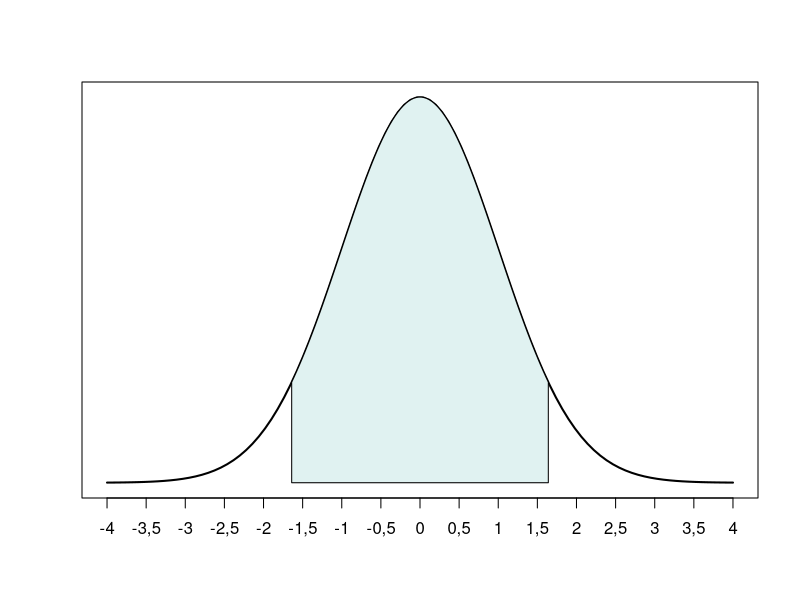
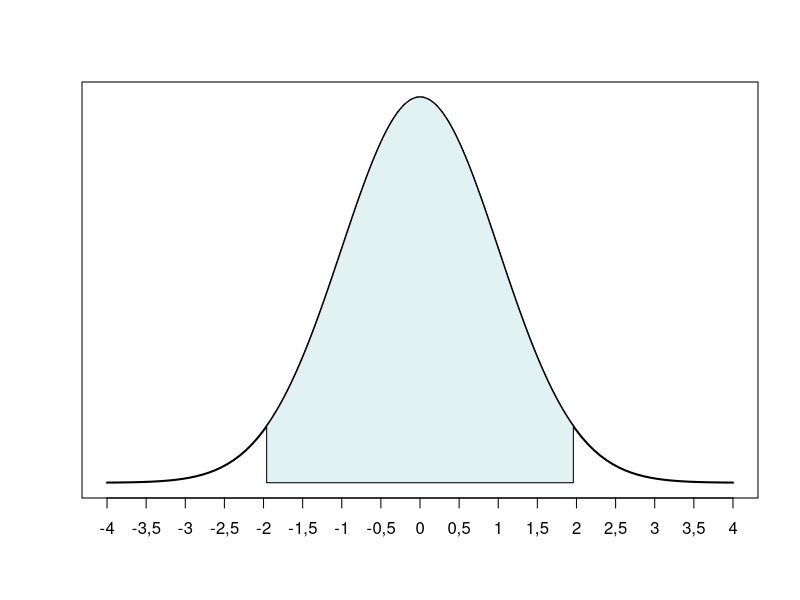
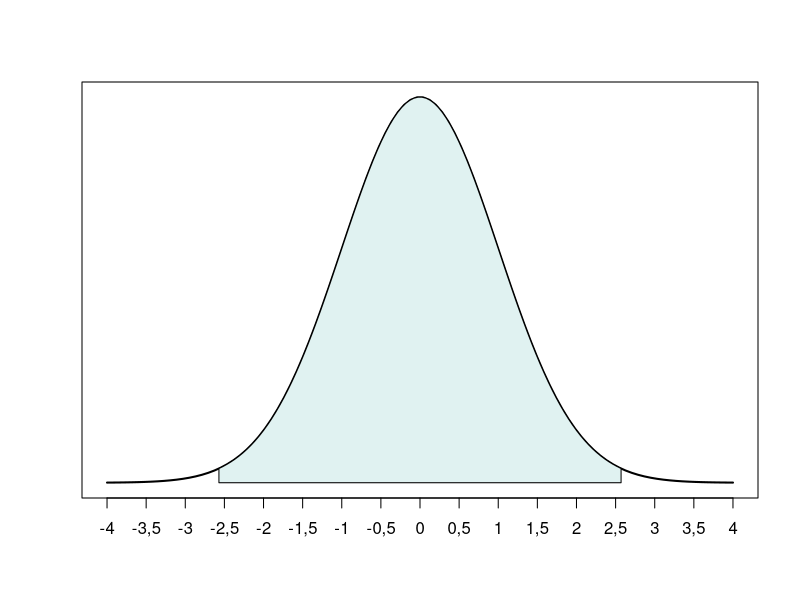

Recreate these plots in R, in order.
## ---- chunk 1
a <- pnorm(1.64)
a

b <- pnorm(1.64) - pnorm(1.64)
b

c <- pnorm(1.64)
c

d <- pnorm(-1.64)
d

e <- pnorm(1.64) - pnorm(-1.64)
e

f <- 1 - pnorm(1.64)
f

g <- qnorm(0.05)
g

h <- qnorm(1 - 0.05)
h 
## ---- chunk 2
a <- 1 - pnorm(108, mean = 100, sd = 25)
a

b <- pnorm(100, mean = 100, sd = 25) - pnorm(100, mean = 100, sd = 25)
b

c <- pnorm(107, mean = 100, sd = 25) - pnorm(89, mean = 100, sd = 25)
c

d <- pnorm(116, mean = 100, sd = 25) - pnorm(112, mean = 100, sd = 25)
d

e <- pnorm(116, mean = 100, sd = 25) - pnorm(112, mean = 100, sd = 25)
e

f <- pnorm(100, mean = 100, sd = 25) + pnorm(106, mean = 100, sd = 25, lower.tail = TRUE)
f

g <- qnorm(0.05, mean = 100, sd = 25)
g

h <- qnorm(1 - 0.05, mean = 100, sd = 25)
h

i <- qnorm(1 - 0.975, mean = 100, sd = 25)
i
## ---- chunk 3

x1 <- seq(-4, 4, length=100)

y1 <- dnorm(x1)

plot(x1,y1, type = "l", lwd = 2, axes = FALSE, xlab = "", ylab = "", )

x2 <- seq(-1.64, 1.64, length=100)

y2 <- dnorm(x2)

polygon(c(x2[1:100], x2[100], x2[1]), 
        c(y2[1:100], 0, 0),
        col = "#E0F2F1")

axis(1, at = seq(-4, 4, length=17), labels = c("-4", "-3,5", "-3", "-2,5", "-2", "-1,5", "-1", "-0,5", "0", "0,5", "1", "1,5", "2", "2,5", "3", "3,5", "4"), gap.axis = 1/4)
box()
## ---- chunk 4

x1 <- seq(-4, 4, length=100)

y1 <- dnorm(x1)

plot(x1,y1, type = "l", lwd = 2, axes = FALSE, xlab = "", ylab = "", )

x2 <- seq(-1.96, 1.96, length=100)

y2 <- dnorm(x2)

polygon(c(x2[1:100], x2[100], x2[1]), 
        c(y2[1:100], 0, 0),
        col = "#E0F2F1")

axis(1, at = seq(-4, 4, length=17), labels = c("-4", "-3,5", "-3", "-2,5", "-2", "-1,5", "-1", "-0,5", "0", "0,5", "1", "1,5", "2", "2,5", "3", "3,5", "4"), gap.axis = 1/4)
box()
## ---- chunk 5

x1 <- seq(-4, 4, length=100)

y1 <- dnorm(x1)

plot(x1,y1, type = "l", lwd = 2, axes = FALSE, xlab = "", ylab = "", )

x2 <- seq(-2.57, 2.57, length=100)

y2 <- dnorm(x2)

polygon(c(x2[1:100], x2[100], x2[1]), 
        c(y2[1:100], 0, 0),
        col = "#E0F2F1")

axis(1, at = seq(-4, 4, length=17), labels = c("-4", "-3,5", "-3", "-2,5", "-2", "-1,5", "-1", "-0,5", "0", "0,5", "1", "1,5", "2", "2,5", "3", "3,5", "4"), gap.axis = 1/4)
box()
